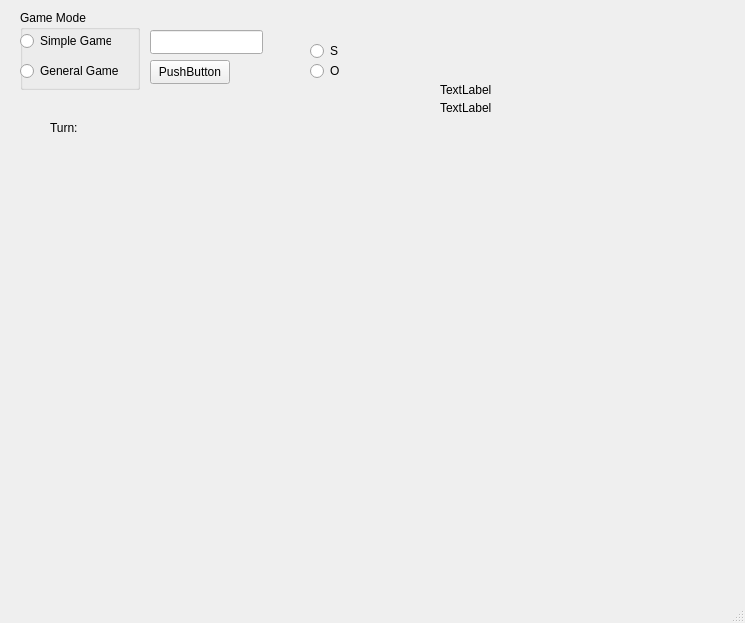
<?xml version="1.0" encoding="UTF-8"?>
<ui version="4.0">
 <class>MainWindow</class>
 <widget class="QMainWindow" name="MainWindow">
  <property name="geometry">
   <rect>
    <x>0</x>
    <y>0</y>
    <width>745</width>
    <height>623</height>
   </rect>
  </property>
  <property name="windowTitle">
   <string>MainWindow</string>
  </property>
  <widget class="QWidget" name="centralwidget">
   <widget class="QLineEdit" name="sizeLineEdit">
    <property name="geometry">
     <rect>
      <x>150</x>
      <y>30</y>
      <width>113</width>
      <height>24</height>
     </rect>
    </property>
   </widget>
   <widget class="QPushButton" name="setSizeButton">
    <property name="geometry">
     <rect>
      <x>150</x>
      <y>60</y>
      <width>80</width>
      <height>24</height>
     </rect>
    </property>
    <property name="text">
     <string>PushButton</string>
    </property>
   </widget>
   <widget class="QWidget" name="centralWidget" native="true">
    <property name="geometry">
     <rect>
      <x>50</x>
      <y>160</y>
      <width>411</width>
      <height>401</height>
     </rect>
    </property>
   </widget>
   <widget class="QRadioButton" name="radioButton">
    <property name="geometry">
     <rect>
      <x>310</x>
      <y>40</y>
      <width>91</width>
      <height>22</height>
     </rect>
    </property>
    <property name="text">
     <string>S</string>
    </property>
   </widget>
   <widget class="QRadioButton" name="radioButton_2">
    <property name="geometry">
     <rect>
      <x>310</x>
      <y>60</y>
      <width>91</width>
      <height>22</height>
     </rect>
    </property>
    <property name="text">
     <string>O</string>
    </property>
   </widget>
   <widget class="QLabel" name="playerTurnCounterLabel">
    <property name="geometry">
     <rect>
      <x>50</x>
      <y>120</y>
      <width>71</width>
      <height>16</height>
     </rect>
    </property>
    <property name="text">
     <string>Turn: </string>
    </property>
   </widget>
   <widget class="QLabel" name="playerTurnLabel">
    <property name="geometry">
     <rect>
      <x>50</x>
      <y>140</y>
      <width>201</width>
      <height>16</height>
     </rect>
    </property>
    <property name="text">
     <string/>
    </property>
   </widget>
   <widget class="QLabel" name="p1pointsLabel">
    <property name="geometry">
     <rect>
      <x>440</x>
      <y>80</y>
      <width>381</width>
      <height>20</height>
     </rect>
    </property>
    <property name="text">
     <string>TextLabel</string>
    </property>
   </widget>
   <widget class="QLabel" name="p2pointsLabel">
    <property name="geometry">
     <rect>
      <x>440</x>
      <y>100</y>
      <width>281</width>
      <height>16</height>
     </rect>
    </property>
    <property name="text">
     <string>TextLabel</string>
    </property>
   </widget>
   <widget class="QGroupBox" name="groupBox">
    <property name="geometry">
     <rect>
      <x>20</x>
      <y>10</y>
      <width>120</width>
      <height>80</height>
     </rect>
    </property>
    <property name="title">
     <string>Game Mode</string>
    </property>
    <widget class="QRadioButton" name="generalGame">
     <property name="geometry">
      <rect>
       <x>0</x>
       <y>50</y>
       <width>101</width>
       <height>22</height>
      </rect>
     </property>
     <property name="text">
      <string>General Game</string>
     </property>
    </widget>
    <widget class="QRadioButton" name="simpleGame">
     <property name="geometry">
      <rect>
       <x>0</x>
       <y>20</y>
       <width>91</width>
       <height>22</height>
      </rect>
     </property>
     <property name="text">
      <string>Simple Game</string>
     </property>
    </widget>
   </widget>
  </widget>
  <widget class="QStatusBar" name="statusbar"/>
 </widget>
 <resources/>
 <connections/>
</ui>
